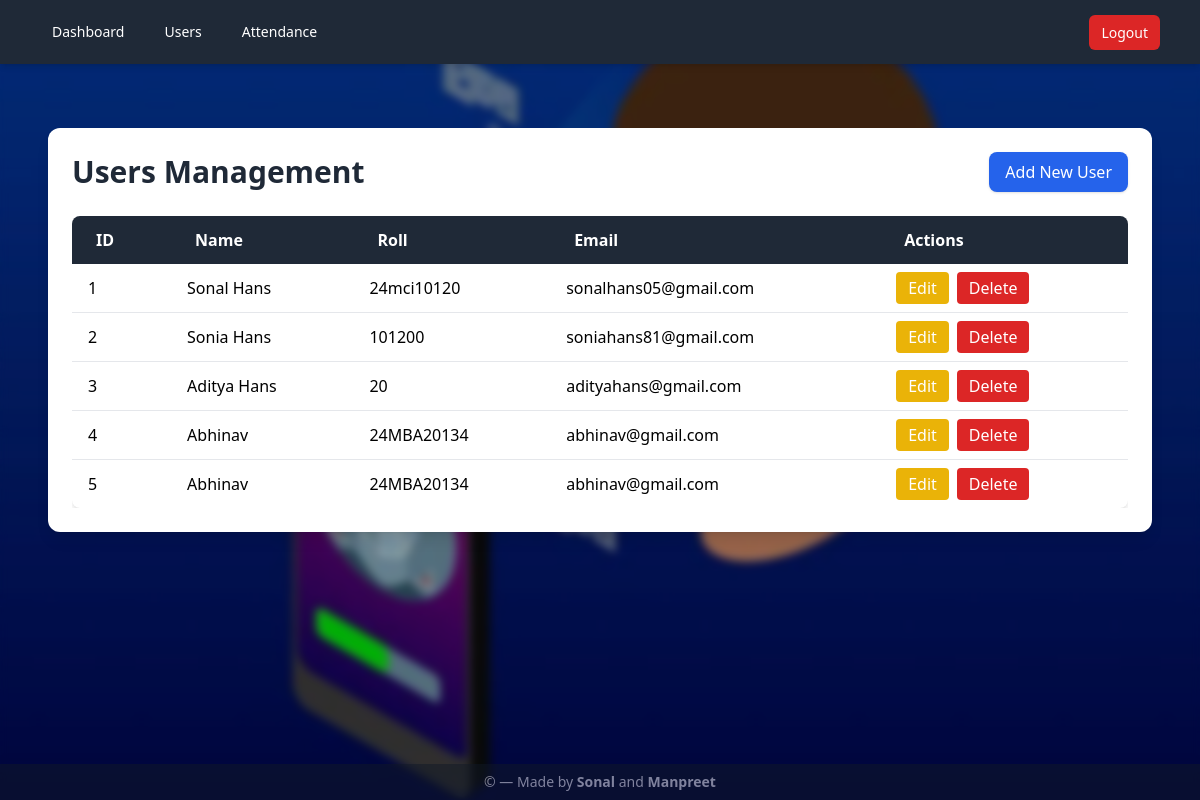
The app's page /users (signed in) with its own data.
### tables this page shows
CREATE TABLE users (
            id INTEGER PRIMARY KEY AUTOINCREMENT,
            name TEXT NOT NULL,
            roll TEXT,
            email TEXT
        , admin_username TEXT);

### app.py (the view)
@app.route("/users")
@admin_required
def users():
    current_admin = request.cookies.get("admin")
    conn = get_db()
    cur = conn.cursor()
    cur.execute("SELECT * FROM users WHERE admin_username=? ORDER BY id", (current_admin,))
    rows = cur.fetchall()
    conn.close()
    return render_template("users.html", users=rows)

### app.py (called while the page is built)
def get_db():
    conn = sqlite3.connect(DB_PATH)
    conn.row_factory = sqlite3.Row
    return conn

def admin_required(fn):
    @wraps(fn)
    def wrapper(*args, **kwargs):
        if not request.cookies.get("admin"):
            return redirect(url_for("login"))
        return fn(*args, **kwargs)
    return wrapper

### templates/users.html (shortened to what this page needs)
{% extends "layout.html" %} {% block content %}
<div class="max-w-7xl mx-auto mt-10 p-6 bg-white rounded-xl shadow-lg">
  <div class="flex items-center justify-between mb-6">
    <h1 class="text-3xl font-bold text-gray-800">Users Management</h1>
    <a
      href="{{ url_for('add_user') }}"
      class="px-4 py-2 bg-blue-600 text-white rounded-lg shadow hover:bg-blue-700 transition"
    >
      Add New User
    </a>
  </div>
  <div class="overflow-x-auto">
    <table class="min-w-full bg-white rounded-lg shadow-md overflow-hidden">
      <thead class="bg-gray-800 text-white">
        <tr>
          <th class="py-3 px-6 text-left">ID</th>
          <th class="py-3 px-6 text-left">Name</th>
          <th class="py-3 px-6 text-left">Roll</th>
          <th class="py-3 px-6 text-left">Email</th>
          <th class="py-3 px-6 text-left">Actions</th>
        </tr>
      </thead>
      <tbody class="divide-y divide-gray-200">
        {% for user in users %}
        <tr class="hover:bg-gray-100 transition">
          <td class="py-2 px-4">{{ user.id }}</td>
          <td class="py-2 px-4">{{ user.name }}</td>
          <td class="py-2 px-4">{{ user.roll or '-' }}</td>
          <td class="py-2 px-4">{{ user.email or '-' }}</td>
          <td class="py-2 px-4 flex gap-2">
            <a
              href="{{ url_for('edit_user', user_id=user.id) }}"
              class="px-3 py-1 bg-yellow-500 text-white rounded hover:bg-yellow-600 transition"
            >
              Edit
            </a>
            <button
              type="button"
              class="px-3 py-1 bg-red-600 text-white rounded hover:bg-red-700 transition"
              onclick="openModal({{ user.id }}, '{{ user.name }}')"
            >
              Delete
            </button>
          </td>
        </tr>
        {% endfor %}
      </tbody>
    </table>
  </div>
</div>
{% endblock %}

### records on screen
users: id "1", name "Sonal Hans", roll "24mci10120", email "sonalhans05@gmail.com"
users: id "2", name "Sonia Hans", roll "101200", email "soniahans81@gmail.com"
users: id "3", name "Aditya Hans", roll "20", email "adityahans@gmail.com"
users: id "4", name "Abhinav", roll "24MBA20134", email "abhinav@gmail.com"
users: id "5", name "Abhinav", roll "24MBA20134", email "abhinav@gmail.com"
